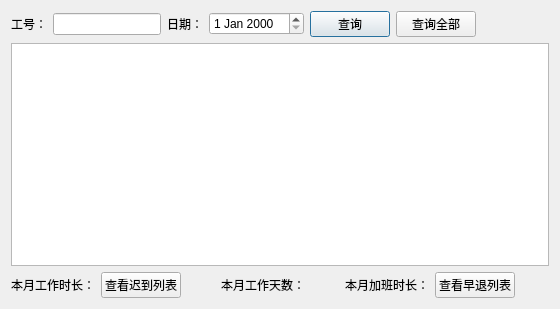
<?xml version="1.0" encoding="UTF-8"?>
<ui version="4.0">
 <class>DialogWorkTime</class>
 <widget class="QDialog" name="DialogWorkTime">
  <property name="geometry">
   <rect>
    <x>0</x>
    <y>0</y>
    <width>560</width>
    <height>309</height>
   </rect>
  </property>
  <property name="windowTitle">
   <string>Dialog</string>
  </property>
  <layout class="QGridLayout" name="gridLayout">
   <item row="0" column="0">
    <layout class="QHBoxLayout" name="horizontalLayout">
     <item>
      <widget class="QLabel" name="labelNo">
       <property name="text">
        <string>工号：</string>
       </property>
      </widget>
     </item>
     <item>
      <widget class="QLineEdit" name="lineEditNo"/>
     </item>
     <item>
      <widget class="QLabel" name="labelDate">
       <property name="text">
        <string>日期：</string>
       </property>
      </widget>
     </item>
     <item>
      <widget class="QDateEdit" name="dateEdit"/>
     </item>
     <item>
      <widget class="QPushButton" name="BtnFind">
       <property name="text">
        <string>查询</string>
       </property>
      </widget>
     </item>
     <item>
      <widget class="QPushButton" name="BtnSelectAll">
       <property name="text">
        <string>查询全部</string>
       </property>
      </widget>
     </item>
     <item>
      <spacer name="horizontalSpacer">
       <property name="orientation">
        <enum>Qt::Horizontal</enum>
       </property>
       <property name="sizeHint" stdset="0">
        <size>
         <width>40</width>
         <height>20</height>
        </size>
       </property>
      </spacer>
     </item>
    </layout>
   </item>
   <item row="1" column="0">
    <widget class="QTableWidget" name="tableWidget"/>
   </item>
   <item row="2" column="0">
    <layout class="QHBoxLayout" name="horizontalLayout_2">
     <item>
      <widget class="QLabel" name="labelWorkHours">
       <property name="text">
        <string>本月工作时长：</string>
       </property>
      </widget>
     </item>
     <item>
      <widget class="QPushButton" name="BtnLateNum">
       <property name="text">
        <string>查看迟到列表</string>
       </property>
      </widget>
     </item>
     <item>
      <spacer name="horizontalSpacer_4">
       <property name="orientation">
        <enum>Qt::Horizontal</enum>
       </property>
       <property name="sizeHint" stdset="0">
        <size>
         <width>40</width>
         <height>20</height>
        </size>
       </property>
      </spacer>
     </item>
     <item>
      <widget class="QLabel" name="labelDays">
       <property name="text">
        <string>本月工作天数：</string>
       </property>
      </widget>
     </item>
     <item>
      <spacer name="horizontalSpacer_2">
       <property name="orientation">
        <enum>Qt::Horizontal</enum>
       </property>
       <property name="sizeHint" stdset="0">
        <size>
         <width>40</width>
         <height>20</height>
        </size>
       </property>
      </spacer>
     </item>
     <item>
      <widget class="QLabel" name="labelOverHours">
       <property name="text">
        <string>本月加班时长：</string>
       </property>
      </widget>
     </item>
     <item>
      <widget class="QPushButton" name="BtnEarlyNum">
       <property name="text">
        <string>查看早退列表</string>
       </property>
      </widget>
     </item>
     <item>
      <spacer name="horizontalSpacer_3">
       <property name="orientation">
        <enum>Qt::Horizontal</enum>
       </property>
       <property name="sizeHint" stdset="0">
        <size>
         <width>40</width>
         <height>20</height>
        </size>
       </property>
      </spacer>
     </item>
    </layout>
   </item>
  </layout>
 </widget>
 <resources/>
 <connections/>
</ui>
